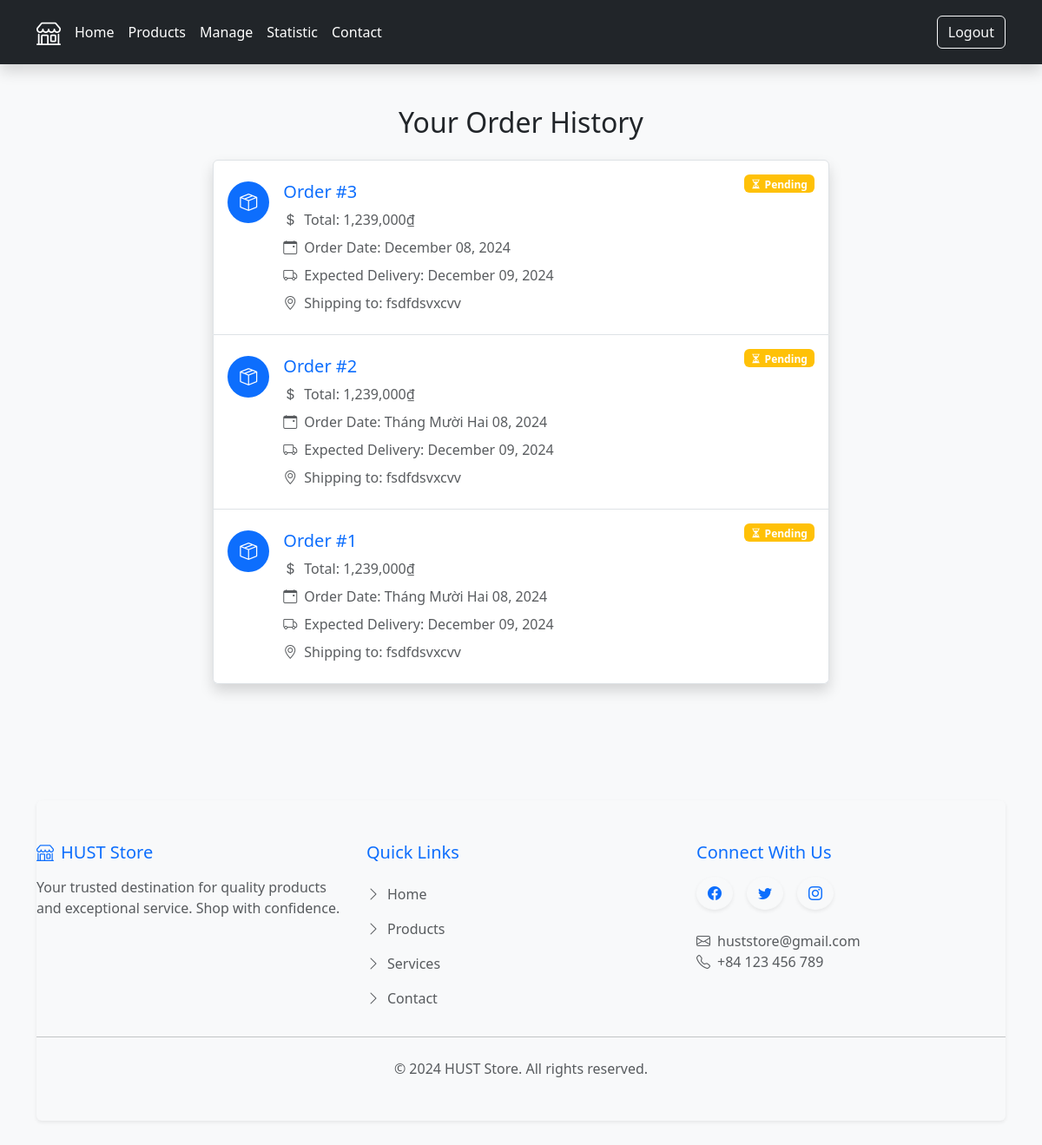
The app's page /history (signed in), older data.
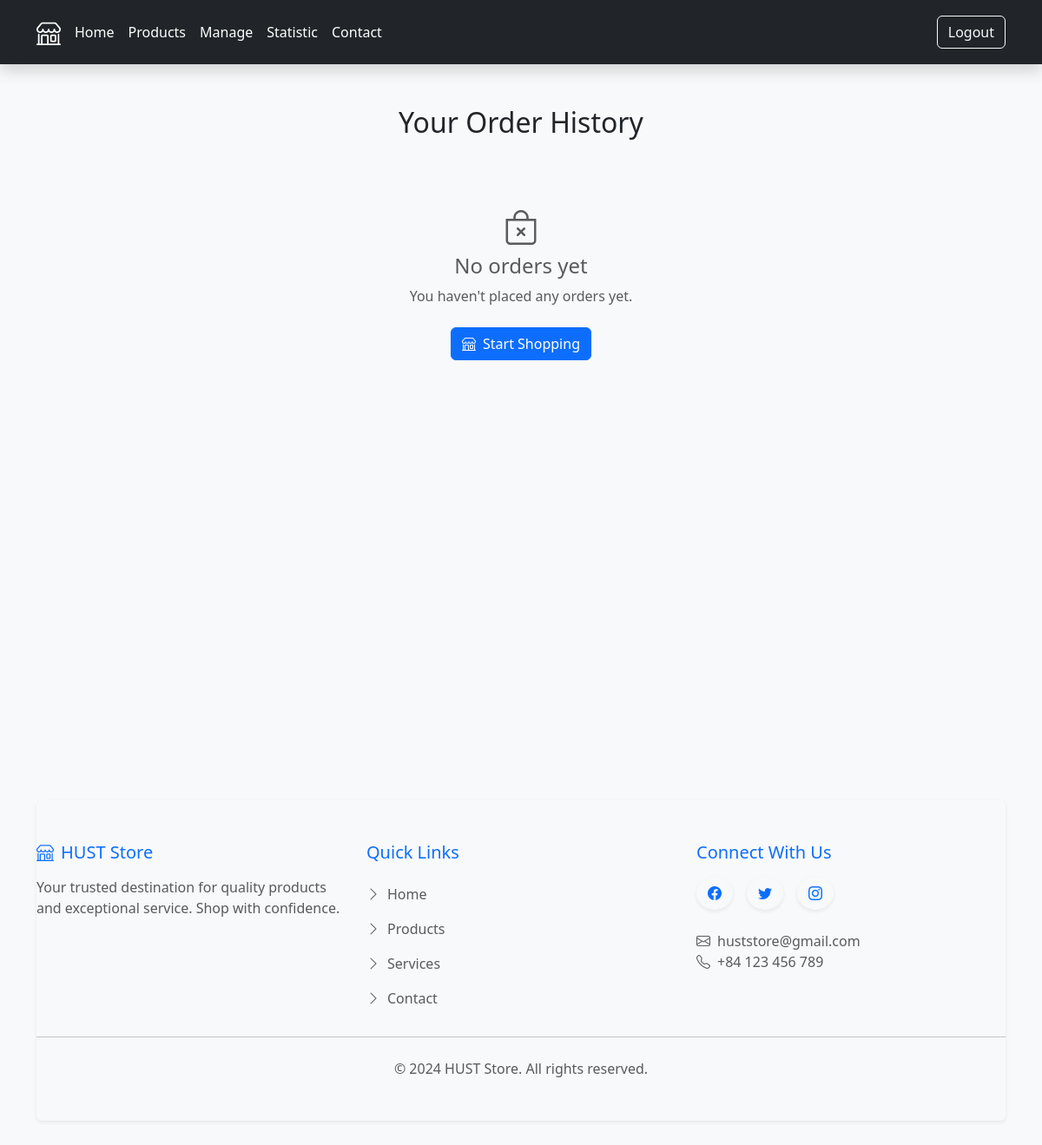
The same page, newer data.
### main.py (models this page shows)
class Order(db.Model):
    __tablename__ = "orders"
    id: Mapped[int] = mapped_column(Integer, primary_key=True)
    user_id: Mapped[int] = mapped_column(db.ForeignKey("users.id"))
    user = relationship("User")
    selections: Mapped[List["Selection"]] = relationship(back_populates="order")
    order_date: Mapped[str] = mapped_column(String, nullable=False)
    confirmed: Mapped[Optional[bool]] = mapped_column(Boolean)
    feedback: Mapped[Optional[str]] = mapped_column(String)

class User(UserMixin, db.Model):
    __tablename__ = "users"
    id: Mapped[int] = mapped_column(Integer, primary_key=True)
    email: Mapped[str] = mapped_column(String, unique=True)
    name: Mapped[str]= mapped_column(String, nullable=False)
    password: Mapped[str] = mapped_column(String, nullable=False)
    selections = relationship("Selection", back_populates="user")
    address: Mapped[Optional[str]] = mapped_column(String)
    shipping: Mapped[Optional[str]] = mapped_column(String)
    total_price: Mapped[Optional[str]] = mapped_column(String)
    summary: Mapped[Optional[str]] = mapped_column(String)
    delivery_date: Mapped[Optional[str]] = mapped_column(String)

### main.py (the view)
@app.route('/history', methods=["POST", "GET"])
def history():
    list = db.session.execute(db.select(Order).order_by(desc(Order.id)).where(Order.user_id == current_user.id)).scalars().all()
    return render_template('history.html', list=list)

### main.py (called while the page is built)
@login_manager.user_loader
def load_user(user_id):
    return db.session.get(User, user_id)

### templates/history.html
{% include 'header.html' %}
<div class="main py-5">
  <div class="container">
    <h2 class="text-center mb-4 animate__animated animate__fadeInDown">Your Order History</h2>
    <div class="row justify-content-center">
      <div class="col-lg-8">
        {% if list %}
        <div class="list-group shadow animate__animated animate__fadeInUp">
          {% for each in list:%}
          <a href="{{url_for('show_order', order_id=each.id)}}" class="list-group-item list-group-item-action d-flex gap-3 py-4 position-relative hover-shadow transition-all" aria-current="true">
            <div class="d-flex align-items-center justify-content-center bg-primary rounded-circle flex-shrink-0" style="width: 48px; height: 48px;">
              <i class="bi bi-box-seam text-white fs-5"></i>
            </div>
            <div class="d-flex gap-2 w-100 justify-content-between">
              <div>
                <h5 class="mb-2 text-primary">Order #{{each.id}}</h5>
                <p class="mb-2 text-muted">
                  <i class="bi bi-currency-dollar me-2"></i>Total: {{each.user.total_price}}
                </p>
                <p class="mb-2 text-muted">
                  <i class="bi bi-calendar-event me-2"></i>Order Date: {{each.order_date}}
                </p>
                <p class="mb-2 text-muted">
                  <i class="bi bi-truck me-2"></i>Expected Delivery: {{each.user.delivery_date}}
                </p>
                <p class="mb-0 text-muted">
                  <i class="bi bi-geo-alt me-2"></i>Shipping to: {{each.user.address}}
                </p>
              </div>
              {% if each.confirmed != None %}
                {% if each.confirmed == True %}
                <div class="badge bg-success position-absolute top-0 end-0 m-3">
                  <i class="bi bi-check-circle me-1"></i>Confirmed
                </div>
                {% else %}
                <div class="badge bg-danger position-absolute top-0 end-0 m-3">
                  <i class="bi bi-x-circle me-1"></i>Declined
                </div>
                {% endif %}
              {% else %}
                <div class="badge bg-warning position-absolute top-0 end-0 m-3">
                  <i class="bi bi-hourglass-split me-1"></i>Pending
                </div>
              {% endif %}
            </div>
          </a>
          {% endfor %}
        </div>
        {% else %}
        <div class="text-center py-5 animate__animated animate__fadeIn">
          <i class="bi bi-bag-x fs-1 text-muted mb-3"></i>
          <h4 class="text-muted">No orders yet</h4>
          <p class="text-muted mb-4">You haven't placed any orders yet.</p>
          <a href="{{ url_for('products') }}" class="btn btn-primary">
            <i class="bi bi-shop me-2"></i>Start Shopping
          </a>
        </div>
        {% endif %}
      </div>
    </div>
  </div>
</div>
{% include 'footer.html' %}

Row changes from the older to the newer data that the page shows:
no longer on this page (row edited): Order: id "3", user.total_price "1,239,000₫", order_date "December 08, 2024", user.delivery_date "December 09, 2024", user.address "fsdfdsvxcvv", shows "Pending"
no longer on this page (row edited): Order: id "2", user.total_price "1,239,000₫", order_date "Tháng Mười Hai 08, 2024", user.delivery_date "December 09, 2024", user.address "fsdfdsvxcvv", shows "Pending"
no longer on this page (row edited): Order: id "1", user.total_price "1,239,000₫", order_date "Tháng Mười Hai 08, 2024", user.delivery_date "December 09, 2024", user.address "fsdfdsvxcvv", shows "Pending"
Text that changed along with them:
text now shown: "No orders yet You haven't placed any orders yet. Start Shopping"
